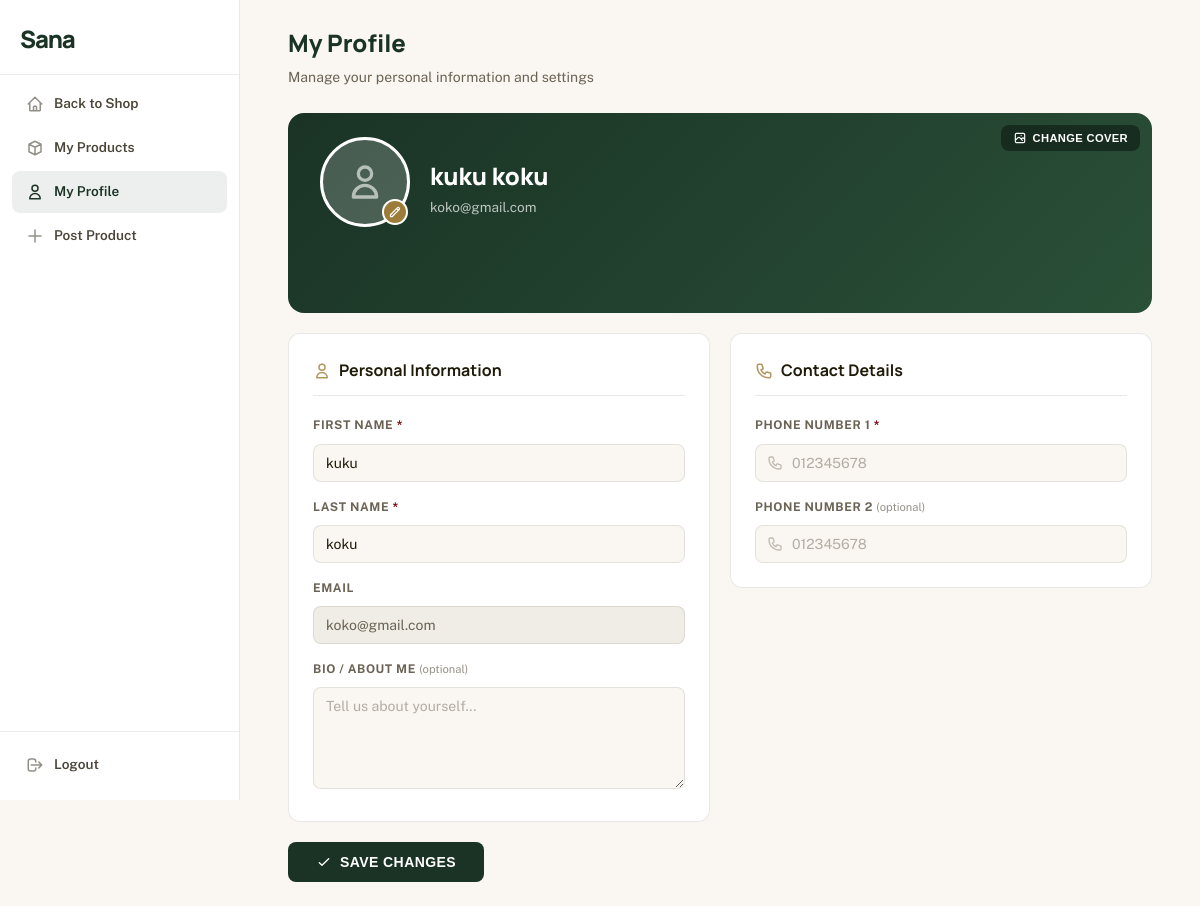
The page /views/user_profile.php (signed in) on the database its author committed.
### tables this page shows
CREATE TABLE `user` (
  `id` int(11) NOT NULL,
  `name` varchar(50) NOT NULL,
  `first_name` varchar(50) NOT NULL,
  `last_name` varchar(50) NOT NULL,
  `email` varchar(50) DEFAULT NULL,
  `password` varchar(255) DEFAULT NULL,
  `provider` varchar(200) DEFAULT NULL,
  `provider_id` varchar(200) DEFAULT NULL,
  `avatar` tinyint(1) NOT NULL DEFAULT 0,
  `is_admin` tinyint(1) NOT NULL DEFAULT 0,
  `can_post` tinyint(1) DEFAULT 0,
  `request_post_permission` tinyint(1) DEFAULT 0,
  `created_at` timestamp NOT NULL DEFAULT current_timestamp(),
  `updated_at` timestamp NOT NULL DEFAULT current_timestamp() ON UPDATE current_timestamp()
);

### repos/UserRepository.php (called while the page is built, shortened)
<?php
class UserRepository {
    protected $conn;
    public function __construct(PDO $conn) {
        $this->conn = $conn;
    }
    public function findById($id) {
        $sql = "SELECT * FROM `user` WHERE id = :id";
        $stmt = $this->conn->prepare($sql);
        $stmt->execute([':id' => $id]);
        return $stmt->fetch(PDO::FETCH_ASSOC);
    }
}

### repos/ProfileRepository.php (called while the page is built, shortened)
<?php
class ProfileRepository {
    private $conn;
    public function __construct($conn) {
        $this->conn = $conn;
    }
    public function getByUserId(int $userId): ?array {
        $stmt = $this->conn->prepare(
            "SELECT * FROM user_profile WHERE user_id = :uid LIMIT 1"
        );
        $stmt->execute([':uid' => $userId]);
        $row = $stmt->fetch(PDO::FETCH_ASSOC);
        return $row ?: null;
    }
}

### views/user_profile.php (the view, shortened to what this page needs)
<?php
require_once '../configs/connect.php';
require_once '../repos/UserRepository.php';
require_once '../repos/ProfileRepository.php';
$userRepo = new UserRepository($conn);
$profileRepo = new ProfileRepository($conn);
$user = $userRepo->findById($_SESSION['user_id']);
$profile = $profileRepo->getByUserId($_SESSION['user_id']);
$phone1 = $profile['phone1'] ?? '';
$phone2 = $profile['phone2'] ?? '';
$bio = $profile['bio'] ?? '';
$userImage = $profile['user_image'] ?? '';
?>
<!DOCTYPE html>
<html lang="en">
<head>
</head>
<body>
    <?php include './assets/user_sidebar.php'; ?>
    <div class="main-content">
        <div class="page-header">
            <h1>My Profile</h1>
            <p>Manage your personal information and settings</p>
        </div>
        <div class="form-wrapper">
            <form action="../controllers/profile.php" method="POST" enctype="multipart/form-data">
                <div class="profile-banner" id="profileBanner">
                    <button type="button" class="banner-upload" id="bannerBtn">
                        Change Cover
                    </button>
                    <div class="profile-banner-content">
                        <div class="profile-avatar-wrapper">
                            <div class="profile-avatar" id="avatarDisplay">
                                <?php if (!empty($userImage)): ?>
                                    <img src="../uploads/profiles/<?php echo htmlspecialchars($userImage); ?>" alt="Avatar">
                                <?php else: ?>
                                    <svg fill="none" stroke="currentColor" viewBox="0 0 24 24"><path stroke-linecap="round" stroke-linejoin="round" stroke-width="2" d="M16 7a4 4 0 11-8 0 4 4 0 018 0zM12 14a7 7 0 00-7 7h14a7 7 0 00-7-7z"></path></svg>
                                <?php endif; ?>
                            </div>
                            <label class="avatar-edit-btn">
                                <svg width="12" height="12" fill="none" stroke="currentColor" viewBox="0 0 24 24"><path stroke-linecap="round" stroke-linejoin="round" stroke-width="2.5" d="M15.232 5.232l3.536 3.536m-2.036-5.036a2.5 2.5 0 113.536 3.536L6.5 21.036H3v-3.572L16.732 3.732z"></path></svg>
                            </label>
                        </div>
                        <div class="profile-info">
                            <p class="display-name"><?php echo htmlspecialchars($user['first_name'] . ' ' . $user['last_name']); ?></p>
                            <p class="user-email"><?php echo htmlspecialchars($user['email']); ?></p>
                        </div>
                    </div>
                </div>
                <div class="form-layout">
                    <div>
                        <div class="form-section">
                            <h3 class="section-title">
                                <svg fill="none" stroke="currentColor" viewBox="0 0 24 24"><path stroke-linecap="round" stroke-linejoin="round" stroke-width="2" d="M16 7a4 4 0 11-8 0 4 4 0 018 0zM12 14a7 7 0 00-7 7h14a7 7 0 00-7-7z"></path></svg>
                                Personal Information
                            </h3>
                            <div class="form-group">
                                <label for="first_name">First Name <span class="required">*</span></label>
                                <input type="text" id="first_name" name="first_name" class="form-control" value="<?php echo htmlspecialchars($user['first_name']); ?>" required>
                            </div>
                            <div class="form-group">
                                <label for="last_name">Last Name <span class="required">*</span></label>
                                <input type="text" id="last_name" name="last_name" class="form-control" value="<?php echo htmlspecialchars($user['last_name']); ?>" required>
                            </div>
                            <div class="form-group">
                                <label for="email">Email</label>
                                <input type="email" id="email" class="form-control disabled" value="<?php echo htmlspecialchars($user['email']); ?>" disabled>
                            </div>
                            <div class="form-group">
                                <label for="bio">Bio / About Me <span class="hint">(optional)</span></label>
                                <textarea id="bio" name="bio" class="form-control" rows="5" placeholder="Tell us about yourself..."><?php echo htmlspecialchars($bio); ?></textarea>
                            </div>
                        </div>
                        <div class="form-actions">
                            <button type="submit" class="btn-submit">
                                <svg width="16" height="16" fill="none" stroke="currentColor" viewBox="0 0 24 24"><path stroke-linecap="round" stroke-linejoin="round" stroke-width="2" d="M5 13l4 4L19 7"></path></svg>
                                Save Changes
                            </button>
                        </div>
                    </div>
                    <div>
                        <div class="form-section">
                            <h3 class="section-title">
                                Contact Details
                            </h3>
                            <div class="form-group">
                                <label for="phone1">Phone Number 1 <span class="required">*</span></label>
                                <div class="input-wrapper">
                                    <input type="text" id="phone1" name="phone1" class="form-control" value="<?php echo htmlspecialchars($phone1); ?>" required placeholder="012345678">
                                </div>
                            </div>
                            <div class="form-group">
                                <label for="phone2">Phone Number 2 <span class="hint">(optional)</span></label>
                                <div class="input-wrapper">
                                    <input type="text" id="phone2" name="phone2" class="form-control" value="<?php echo htmlspecialchars($phone2); ?>" placeholder="012345678">
                                </div>
                            </div>
                        </div>
                    </div>
                </div>
            </form>
        </div>
    </div>
</body>
</html>

### rows shown on the page
user: first_name+last_name "kuku koku", email "koko@gmail.com", first_name "kuku", last_name "koku"
